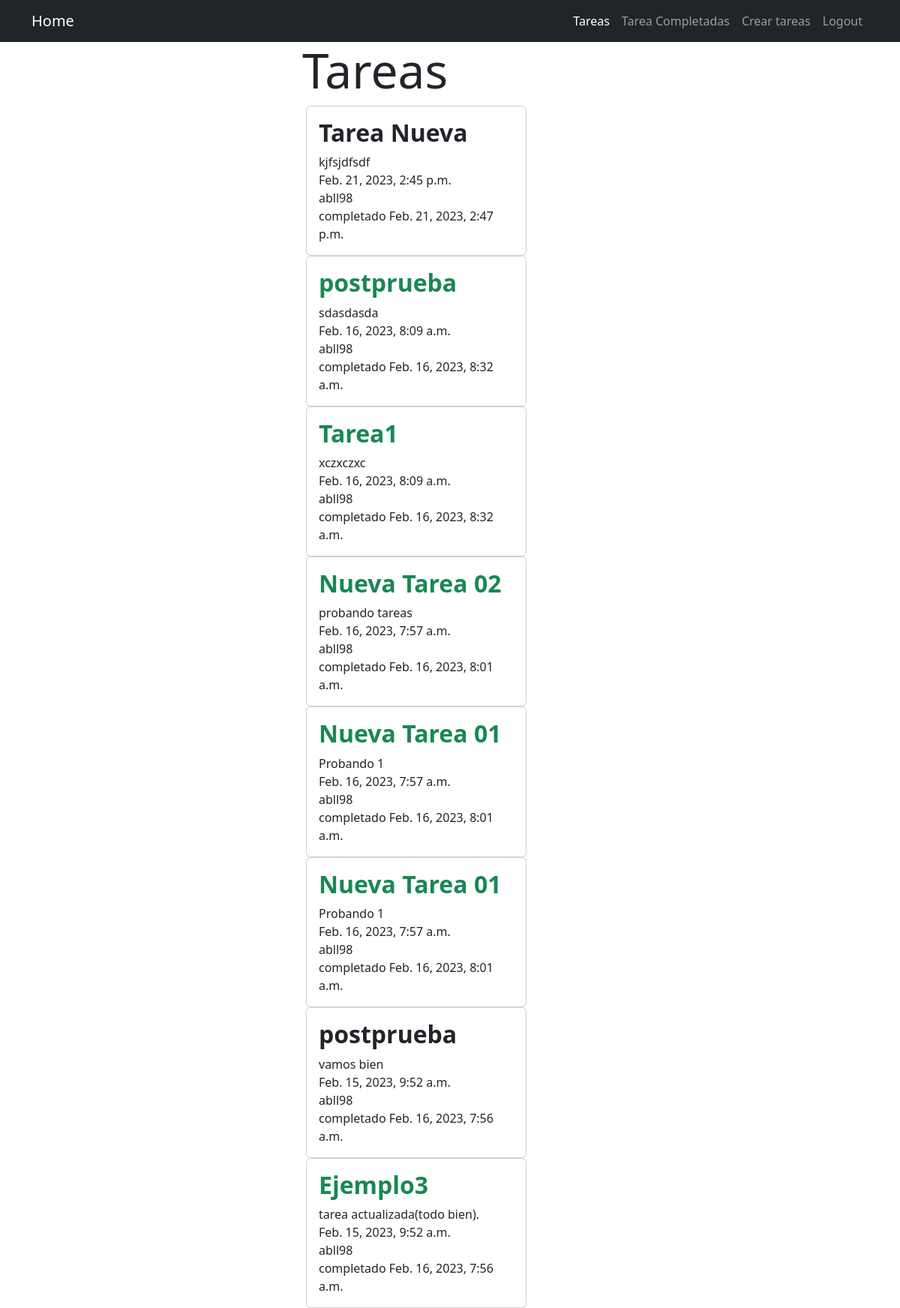
/tarea_complet (signed in), run on the app's committed database.
### tarea_app/models.py (models this page shows, shortened)
class Tareamodel(models.Model): #Tarea es el nombre de la tabla en la base de datos
    titulo = models.CharField(max_length=100) #titulo es el nombre de la columna en la base de datos
    descripcion = models.TextField(blank=True) #descripcion es el nombre de la columna en la base de datos
    created = models.DateTimeField(auto_now_add=True) #created es el nombre de la columna en la base de datos
    datecompleted = models.DateTimeField(null=True, blank=True) #datecompleted es el nombre de la columna en la base de datos
    important =  models.BooleanField(default=False) #important es el nombre de la columna en la base de datos
    user =  models.ForeignKey(User, on_delete=models.CASCADE) #user es el nombre de la columna en la base de datos y es una llave foranea que hace referencia a la tabla User de la base de datos

### login_app/views.py (the view)
@login_required  # decoramos la vista crear_tarea
def tarea_complet(request):  # creamos la vista tarea_complet
    tareas = Tareamodel.objects.filter(
        user=request.user, datecompleted__isnull=False).order_by('-datecompleted') # filtramos las tareas por el usuario que inicio sesion y las ordenamos por fecha de creacion descendente
    return render(request, "tarea.html", {'tareas': tareas}) # renderizamos la pagina tarea.html

### login_app/templates/tarea.html (shortened to what this page needs)
{% extends 'base.html' %}
{% block content %}
    <div class="col-md-4 offset-md-3">
        <h1 class=" display-3 text-center">Tareas</h1>
    </div>
{% for x in tareas %}
<div class="row">
    <div class="col-md-6 offset-md-4">
    <div class="card  card-body w-50 p-3 ">
        <a class="list-group-item" href=" {% url 'obtener_tareas' x.id %}"> {% comment "datos" %} genera el id de manera automatica {% endcomment %}
        {% if x.important %}
         <h2 class="fw-bold text-success">{{x.titulo}}</h2>
         {% else %}
            <h2 class="fw-bold">{{x.titulo}}</h2>
        {% endif %}
        <li class="list-group-item">{{x.descripcion}}</li>
        <li class="list-group-item">{{x.created}}</li>
        <li class="list-group-item">{{x.user.username}}</li>
        <li class="list-group-item"> completado {{x.datecompleted}}</li>
        </a>
</div>
</div>
</div>
    {%endfor%}
{% endblock %}

### data on the page
Tareamodel: titulo "Tarea Nueva", descripcion "kjfsjdfsdf", created "Feb. 21, 2023, 2:45 p.m.", user.username "abll98", datecompleted "Feb. 21, 2023, 2:47 p.m."
Tareamodel: titulo "postprueba", descripcion "sdasdasda", created "Feb. 16, 2023, 8:09 a.m.", user.username "abll98", datecompleted "Feb. 16, 2023, 8:32 a.m."
Tareamodel: titulo "Tarea1", descripcion "xczxczxc", created "Feb. 16, 2023, 8:09 a.m.", user.username "abll98", datecompleted "Feb. 16, 2023, 8:32 a.m."
Tareamodel: titulo "Nueva Tarea 02", descripcion "probando tareas", created "Feb. 16, 2023, 7:57 a.m.", user.username "abll98", datecompleted "Feb. 16, 2023, 8:01 a.m."
Tareamodel: titulo "Nueva Tarea 01", descripcion "Probando 1", created "Feb. 16, 2023, 7:57 a.m.", user.username "abll98", datecompleted "Feb. 16, 2023, 8:01 a.m."
Tareamodel: titulo "Nueva Tarea 01", descripcion "Probando 1", created "Feb. 16, 2023, 7:57 a.m.", user.username "abll98", datecompleted "Feb. 16, 2023, 8:01 a.m."
Tareamodel: titulo "postprueba", descripcion "vamos bien", created "Feb. 15, 2023, 9:52 a.m.", user.username "abll98", datecompleted "Feb. 16, 2023, 7:56 a.m."
Tareamodel: titulo "Ejemplo3", descripcion "tarea actualizada(todo bien).", created "Feb. 15, 2023, 9:52 a.m.", user.username "abll98", datecompleted "Feb. 16, 2023, 7:56 a.m."
